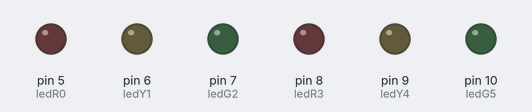
A sketch run on a simulated Arduino Uno, built with avr-gcc and run on an emulated ATmega328P. Shown: output pins drawn as LEDs (lit = HIGH).

Above: at 0.7 s.
At 4.5 s:
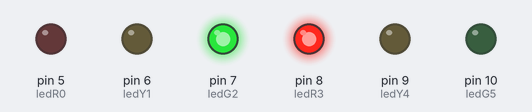
At 7.0 s:
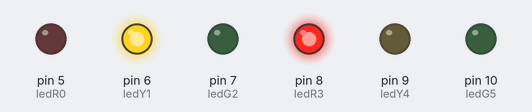
At 9.5 s:
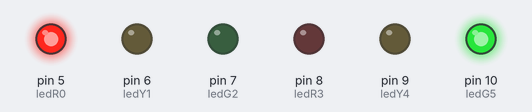
At 12.0 s:
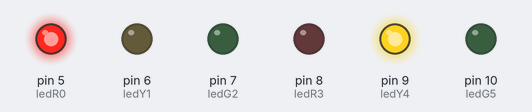
At 14.6 s:
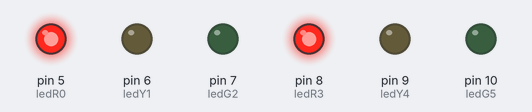
Timing chart, 0 to 16.4 s (numbered marks = the images above):
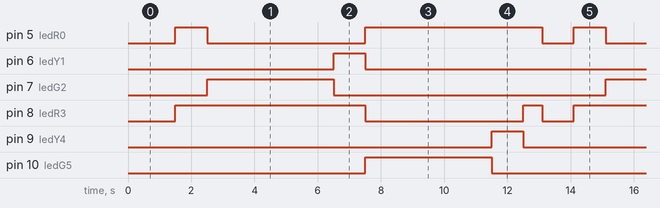

The sketch:

CruillaSemaforsBo.ino
```cpp
/**********************************************************************************
**                                                                               **
**                              Cruilla semafors                                 **
**                                                                               **
**                                                                               **
**********************************************************************************/

//********** Includes *************************************************************

//********** Variables ************************************************************
const int ledR0 = 5;          // donar nom al pin 5 de l’Arduino
const int ledY1 = 6;          // donar nom al pin 6 de l’Arduino
const int ledG2 = 7;          // donar nom al pin 7 de l’Arduino
const int ledR3 = 8;          // donar nom al pin 8 de l’Arduino
const int ledY4 = 9;          // donar nom al pin 9 de l’Arduino
const int ledG5 = 10;         // donar nom al pin 10 de l’Arduino

unsigned long retard = 500;

//********** Setup ****************************************************************
void setup()
{
  pinMode(ledR0, OUTPUT);     // definir el pin 5 com una sortida
  pinMode(ledY1, OUTPUT);     // definir el pin 6 com una sortida
  pinMode(ledG2, OUTPUT);     // definir el pin 7 com una sortida
  pinMode(ledR3, OUTPUT);     // definir el pin 8 com una sortida
  pinMode(ledY4, OUTPUT);     // definir el pin 9 com una sortida
  pinMode(ledG5, OUTPUT);     // definir el pin 10 com una sortida


}


//********** Loop *****************************************************************
void loop()
{ delay(retard),
  digitalWrite(ledR0,LOW);
  digitalWrite(ledY1,LOW);
  digitalWrite(ledG2,LOW);
  digitalWrite(ledR3,LOW);
  digitalWrite(ledY4,LOW);
  digitalWrite(ledG5,LOW);
  delay(retard);

  delay(retard);
  digitalWrite(ledR0,HIGH);
  digitalWrite(ledY1,LOW);
  digitalWrite(ledG2,LOW);
  digitalWrite(ledR3,HIGH);
  digitalWrite(ledY4,LOW);
  digitalWrite(ledG5,LOW);
   delay(retard);

     delay(retard);
  digitalWrite(ledR0,LOW);
  digitalWrite(ledY1,LOW);
  digitalWrite(ledG2,HIGH);
    digitalWrite(ledR3,HIGH);
  digitalWrite(ledY4,LOW);
  digitalWrite(ledG5,LOW);
   delay(retard);

    delay(retard);
  digitalWrite(ledR0,LOW);
  digitalWrite(ledY1,LOW);
  digitalWrite(ledG2,HIGH);
    digitalWrite(ledR3,HIGH);
  digitalWrite(ledY4,LOW);
  digitalWrite(ledG5,LOW);
   delay(retard);

    delay(retard);
  digitalWrite(ledR0,LOW);
  digitalWrite(ledY1,LOW);
  digitalWrite(ledG2,HIGH);
    digitalWrite(ledR3,HIGH);
  digitalWrite(ledY4,LOW);
  digitalWrite(ledG5,LOW);
   delay(retard);

    delay(retard);
  digitalWrite(ledR0,LOW);
  digitalWrite(ledY1,LOW);
  digitalWrite(ledG2,HIGH);
    digitalWrite(ledR3,HIGH);
  digitalWrite(ledY4,LOW);
  digitalWrite(ledG5,LOW);
   delay(retard);

    delay(retard);
  digitalWrite(ledR0,LOW);
  digitalWrite(ledY1,HIGH);
  digitalWrite(ledG2,LOW);
  digitalWrite(ledR3,HIGH);
  digitalWrite(ledY4,LOW);
  digitalWrite(ledG5,LOW);
   delay(retard);


    delay(retard);
  digitalWrite(ledR0,HIGH);
  digitalWrite(ledY1,LOW);
  digitalWrite(ledG2,LOW);
  digitalWrite(ledR3,LOW);
  digitalWrite(ledY4,LOW);
  digitalWrite(ledG5,HIGH);
   delay(retard);


    delay(retard);
  digitalWrite(ledR0,HIGH);
  digitalWrite(ledY1,LOW);
  digitalWrite(ledG2,LOW);
  digitalWrite(ledR3,LOW);
  digitalWrite(ledY4,LOW);
  digitalWrite(ledG5,HIGH);
   delay(retard);


    delay(retard);
  digitalWrite(ledR0,HIGH);
  digitalWrite(ledY1,LOW);
  digitalWrite(ledG2,LOW);
  digitalWrite(ledR3,LOW);
  digitalWrite(ledY4,LOW);
  digitalWrite(ledG5,HIGH);
   delay(retard);


    delay(retard);
  digitalWrite(ledR0,HIGH);
  digitalWrite(ledY1,LOW);
  digitalWrite(ledG2,LOW);
  digitalWrite(ledR3,LOW);
  digitalWrite(ledY4,LOW);
  digitalWrite(ledG5,HIGH);
   delay(retard);


    delay(retard);
  digitalWrite(ledR0,HIGH);
  digitalWrite(ledY1,LOW);
  digitalWrite(ledG2,LOW);
  digitalWrite(ledR3,LOW);
  digitalWrite(ledY4,HIGH);
  digitalWrite(ledG5,LOW);
   delay(retard);


    delay(retard);
  digitalWrite(ledR0,HIGH);
  digitalWrite(ledY1,LOW);
  digitalWrite(ledG2,LOW);
  digitalWrite(ledR3,HIGH);
  digitalWrite(ledY4,LOW);
  digitalWrite(ledG5,LOW);
   delay(100);


  }
```

Measured:
- by itself, pin 5 (ledR0): repeats every 12.6 s: LOW 5.0 s, HIGH 5.6 s, LOW 1.0 s, HIGH 1.0 s
- by itself, pin 6 (ledY1), pin 9 (ledY4): alternates HIGH for 1.0 s and LOW for 11.6 s
- by itself, pin 7 (ledG2), pin 10 (ledG5): alternates HIGH for 4.0 s and LOW for 8.6 s
- by itself, pin 8 (ledR3): repeats every 12.6 s: LOW 5.0 s, HIGH 0.60 s, LOW 1.0 s, HIGH 6.0 s
